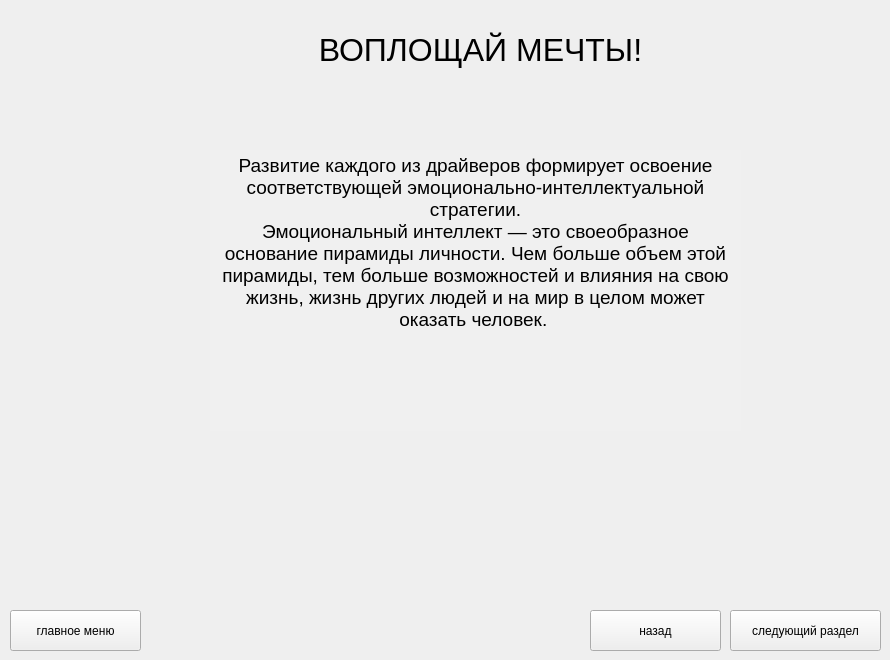
   <widget class="QWidget" name="page_4">
    <widget class="QPushButton" name="pushButton_19">
     <property name="geometry">
      <rect>
       <x>10</x>
       <y>610</y>
       <width>131</width>
       <height>41</height>
      </rect>
     </property>
     <property name="text">
      <string>главное меню</string>
     </property>
    </widget>
    <widget class="QPushButton" name="pushButton_20">
     <property name="geometry">
      <rect>
       <x>730</x>
       <y>610</y>
       <width>151</width>
       <height>41</height>
      </rect>
     </property>
     <property name="text">
      <string>следующий раздел</string>
     </property>
    </widget>
    <widget class="QLabel" name="label_7">
     <property name="geometry">
      <rect>
       <x>180</x>
       <y>30</y>
       <width>601</width>
       <height>41</height>
      </rect>
     </property>
     <property name="styleSheet">
      <string notr="true">font-family:Arial;
font-size:24pt;</string>
     </property>
     <property name="text">
      <string>&lt;html&gt;&lt;head/&gt;&lt;body&gt;&lt;p align=&quot;center&quot;&gt;ВОПЛОЩАЙ МЕЧТЫ!&lt;/p&gt;&lt;/body&gt;&lt;/html&gt;</string>
     </property>
    </widget>
    <widget class="QTextEdit" name="textEdit_5">
     <property name="enabled">
      <bool>false</bool>
     </property>
     <property name="geometry">
      <rect>
       <x>210</x>
       <y>150</y>
       <width>531</width>
       <height>281</height>
      </rect>
     </property>
     <property name="font">
      <font>
       <family>Arial</family>
       <pointsize>11</pointsize>
       <weight>50</weight>
       <italic>false</italic>
       <bold>false</bold>
      </font>
     </property>
     <property name="styleSheet">
      <string notr="true">border:0;
background-color:#f0f0f0;
color:black;</string>
     </property>
     <property name="html">
      <string>&lt;!DOCTYPE HTML PUBLIC &quot;-//W3C//DTD HTML 4.0//EN&quot; &quot;http://www.w3.org/TR/REC-html40/strict.dtd&quot;&gt;
&lt;html&gt;&lt;head&gt;&lt;meta name=&quot;qrichtext&quot; content=&quot;1&quot; /&gt;&lt;style type=&quot;text/css&quot;&gt;
p, li { white-space: pre-wrap; }
&lt;/style&gt;&lt;/head&gt;&lt;body style=&quot; font-family:'Arial'; font-size:11pt; font-weight:400; font-style:normal;&quot;&gt;
&lt;p align=&quot;center&quot; style=&quot; margin-top:12px; margin-bottom:12px; margin-left:0px; margin-right:0px; -qt-block-indent:0; text-indent:0px; line-height:100%;&quot;&gt;&lt;span style=&quot; font-family:'Arial','serif'; font-size:14pt;&quot;&gt;Развитие каждого из драйверов формирует освоение соответствующей эмоционально-интеллектуальной стратегии.&lt;br /&gt;Эмоциональный интеллект — это своеобразное основание пирамиды личности. Чем больше объем этой пирамиды, тем больше возможностей и влияния на свою жизнь, жизнь других людей и на мир в целом может оказать человек.&lt;/span&gt;&lt;span style=&quot; font-family:'MS Shell Dlg 2'; font-size:12pt;&quot;&gt; &lt;/span&gt;&lt;/p&gt;&lt;/body&gt;&lt;/html&gt;</string>
     </property>
    </widget>
    <widget class="QPushButton" name="pushButton_23">
     <property name="geometry">
      <rect>
       <x>590</x>
       <y>610</y>
       <width>131</width>
       <height>41</height>
      </rect>
     </property>
     <property name="text">
      <string>назад</string>
     </property>
    </widget>
   </widget>
